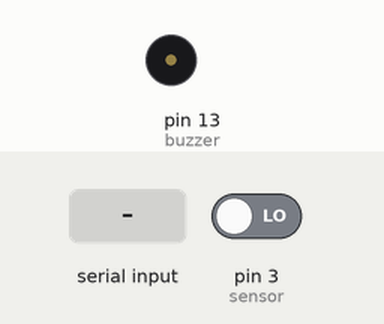
Recording of a sketch running on a simulated Arduino Uno, built with avr-gcc and run on an emulated ATmega328P. On the bench: buzzer (waves = sounding, pin HIGH). The inputs (shaded band) are chosen by the test bench; at power-on: pin 3 (sensor) LOW. What the sketch prints to the serial monitor is not drawn.

Above: at 1.2 s.
1.3 s: "S" received over Serial
At 2.7 s:
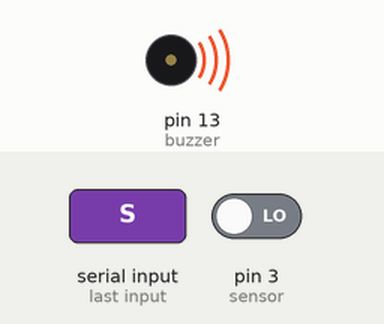
3.0 s: "E" received over Serial
At 4.4 s:
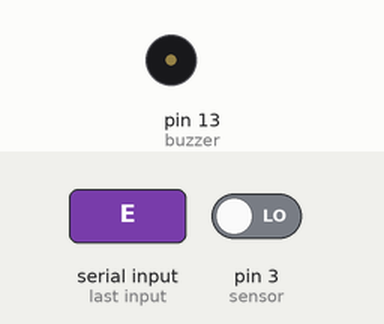
Timing chart, 0 to 6.0 s (numbered marks = the images above; inputs shaded):
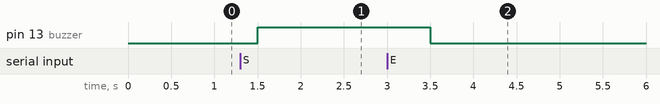

Measured:
- after the input at 1.3 s, pin 13 (buzzer): LOW → HIGH after 0.20 s
- after the input at 3.0 s, pin 13 (buzzer): HIGH → LOW after 0.50 s

The sketch:

lineFollowerTask.ino
```cpp
#define sensor 3
#define buzzer 13
char inputByte;
bool flag;


void setup() {
Serial.begin(9600);
pinMode(sensor,INPUT);
pinMode(buzzer,OUTPUT);

}

void loop() {

  inputByte = Serial.read();
  Serial.println(inputByte);

  if(inputByte == 'S')
    flag = true;
  else if (inputByte == 'E')
    flag = false;

    if (flag == true){
      bool value = digitalRead(sensor);
      if(value!= 1){
        digitalWrite(buzzer, HIGH);
      }
      else{
        digitalWrite(buzzer,LOW);
      }
   }
   else{
      digitalWrite(buzzer, LOW);
    }

  delay(500);
}
```
